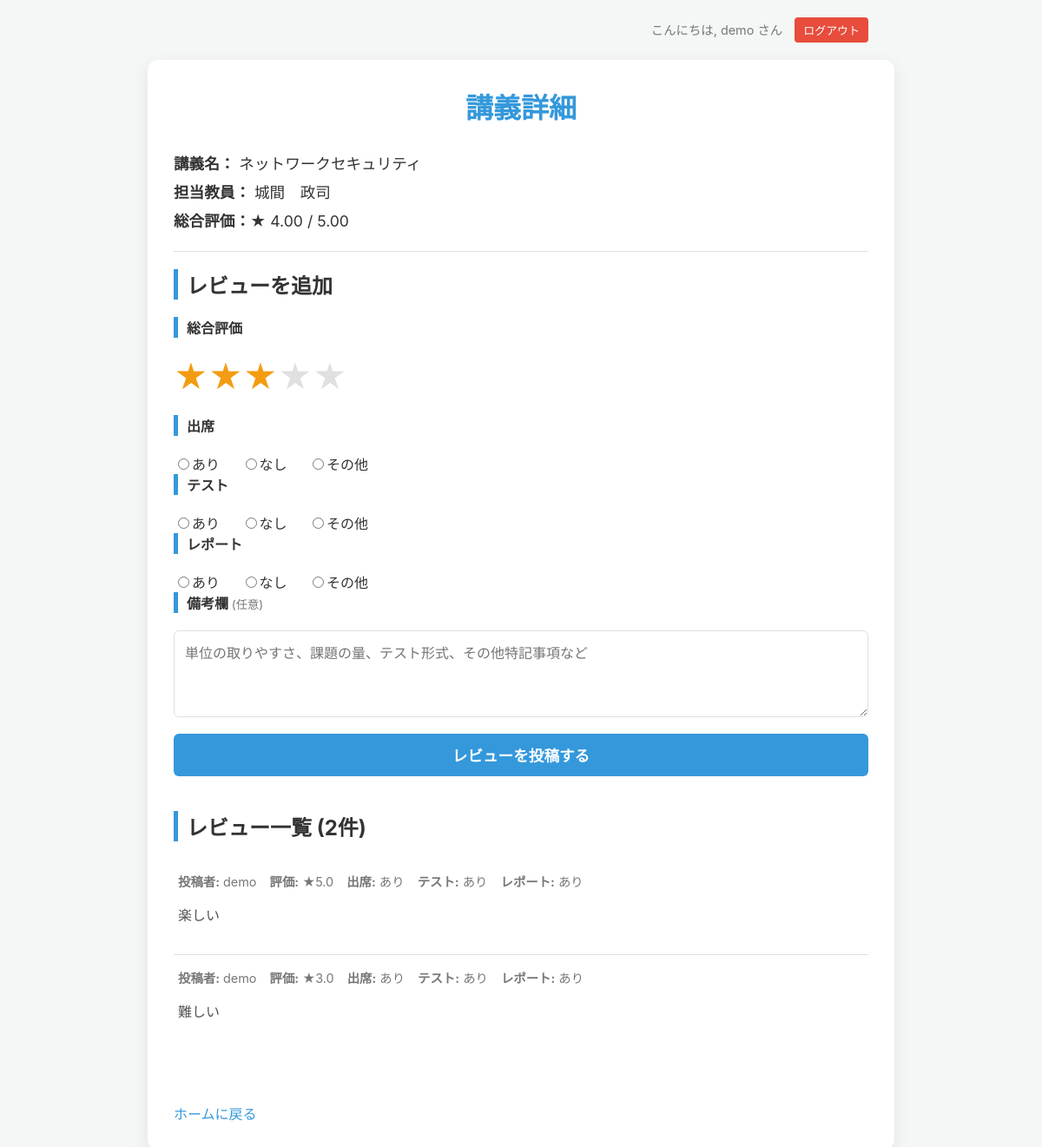
Before: /course/1 (signed in) with the older database file.
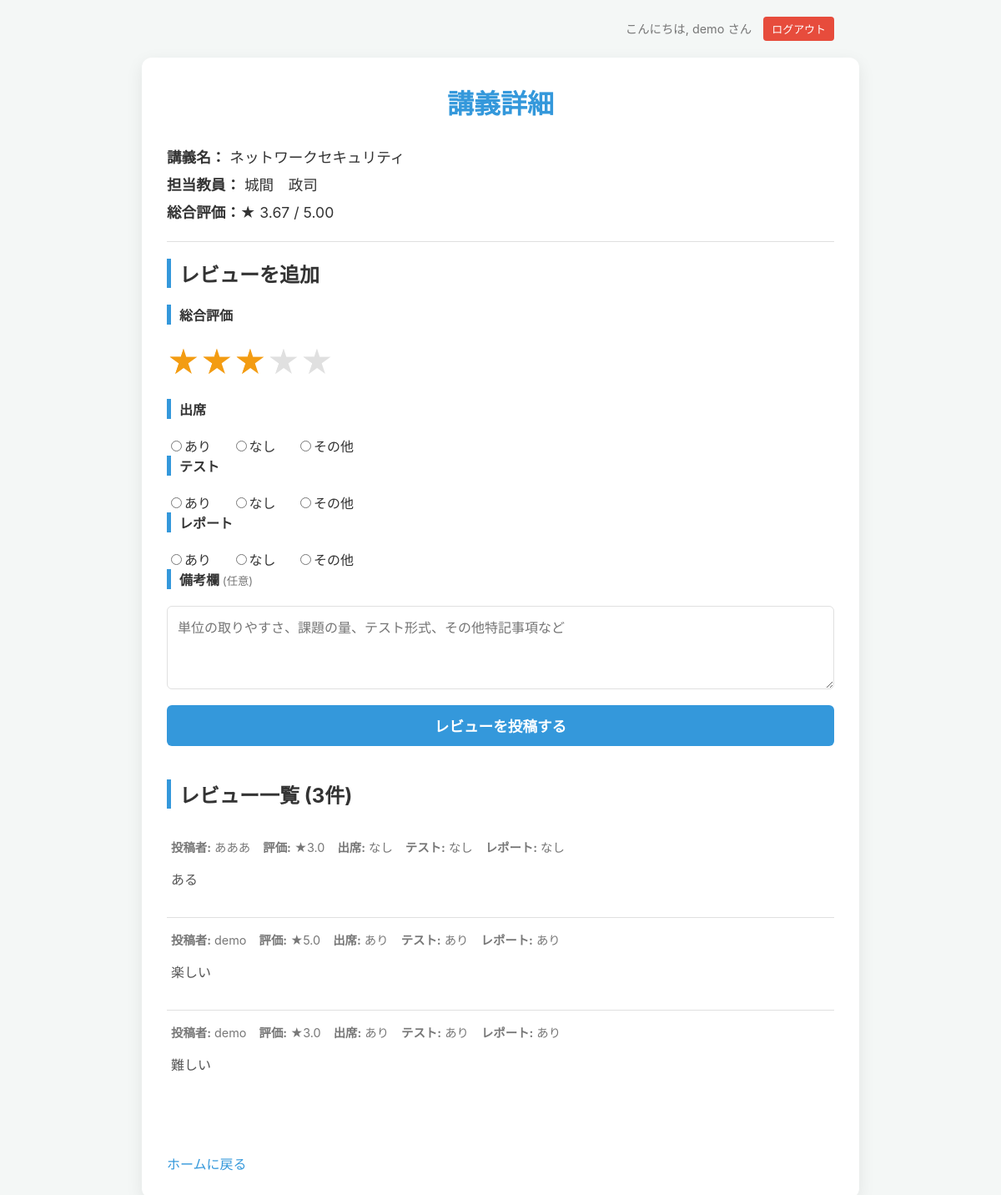
After: the same page with the newer database file.
### app.py (models this page shows)
class User(UserMixin, db.Model):
    id = db.Column(db.Integer, primary_key=True)
    username = db.Column(db.String(150), nullable=False, unique=True)
    email = db.Column(db.String(150), nullable=False, unique=True)
    password = db.Column(db.String(150), nullable=False)
    is_verified = db.Column(db.Boolean, nullable=False, default=False)
    reviews = db.relationship('Review', backref='author', lazy=True)

class Course(db.Model):
    id = db.Column(db.Integer, primary_key=True)
    name = db.Column(db.String(100), nullable=False, unique=True)
    teacher = db.Column(db.String(100), nullable=False)
    reviews = db.relationship('Review', backref='course', lazy=True, cascade="all, delete-orphan")
    @property
    def star_rating(self):
        if not self.reviews: return "評価なし"
        avg = sum(r.rating for r in self.reviews) / len(self.reviews)
        return f"{avg:.2f}"

class Review(db.Model):
    id = db.Column(db.Integer, primary_key=True)
    review = db.Column(db.Text, nullable=True)
    rating = db.Column(db.Float, nullable=False)
    attendance = db.Column(db.String(10), nullable=False)
    test = db.Column(db.String(10), nullable=False)
    report = db.Column(db.String(10), nullable=False)
    course_id = db.Column(db.Integer, db.ForeignKey('course.id'), nullable=False)
    user_id = db.Column(db.Integer, db.ForeignKey('user.id'), nullable=False)

### app.py (the view)
@app.route('/course/<int:id>')
@login_required
def course_detail(id):
    course = Course.query.get_or_404(id)
    return render_template('detail.html', course=course)

### app.py (called while the page is built)
@login_manager.user_loader
def load_user(user_id):
    return User.query.get(int(user_id))

### templates/detail.html (shortened to what this page needs)
<!DOCTYPE html>
<html lang="ja">
<head>
    <link rel="stylesheet" href="{{ url_for('static', filename='style.css') }}">
</head>
<body>
    <div class="user-header">
        <span>こんにちは, {{ current_user.username }} さん</span>
        <a href="{{ url_for('logout') }}" class="btn-logout">ログアウト</a>
    </div>
    <div class="container">
        <header class="main-header">
            <h1>講義詳細</h1>
        </header>
        <section class="course-info">
            <p><strong>講義名：</strong> {{ course.name }}</p>
            <p><strong>担当教員：</strong> {{ course.teacher }}</p>
            <p><strong>総合評価：</strong>★ {{ course.star_rating }} / 5.00</p>
        </section>
        <section>
            <h2>レビューを追加</h2>
            <form action="{{ url_for('add_review', id=course.id) }}" method="post">
                <h4>総合評価</h4>
                <div class="star-rating-input">
                    <input type="radio" id="rating-5" name="rating" value="5.0" required><label class="star half-right" for="rating-5">★</label>
                    <input type="radio" id="rating-4.5" name="rating" value="4.5"><label class="star half" for="rating-4.5">★</label>
                    <input type="radio" id="rating-4" name="rating" value="4.0"><label class="star half-right" for="rating-4">★</label>
                    <input type="radio" id="rating-3.5" name="rating" value="3.5"><label class="star half" for="rating-3.5">★</label>
                    <input type="radio" id="rating-3" name="rating" value="3.0" checked><label class="star half-right" for="rating-3">★</label>
                    <input type="radio" id="rating-2.5" name="rating" value="2.5"><label class="star half" for="rating-2.5">★</label>
                    <input type="radio" id="rating-2" name="rating" value="2.0"><label class="star half-right" for="rating-2">★</label>
                    <input type="radio" id="rating-1.5" name="rating" value="1.5"><label class="star half" for="rating-1.5">★</label>
                    <input type="radio" id="rating-1" name="rating" value="1.0"><label class="star half-right" for="rating-1">★</label>
                    <input type="radio" id="rating-0.5" name="rating" value="0.5"><label class="star half" for="rating-0.5">★</label>
                </div>
                <h4>出席</h4>
                <div class="radio-group">
                    <label><input type="radio" name="attendance" value="あり" required>あり</label>
                    <label><input type="radio" name="attendance" value="なし">なし</label>
                    <label><input type="radio" name="attendance" value="その他">その他</label>
                </div>
                <h4>テスト</h4>
                <div class="radio-group">
                    <label><input type="radio" name="test" value="あり" required>あり</label>
                    <label><input type="radio" name="test" value="なし">なし</label>
                    <label><input type="radio" name="test" value="その他">その他</label>
                </div>
                <h4>レポート</h4>
                <div class="radio-group">
                    <label><input type="radio" name="report" value="あり" required>あり</label>
                    <label><input type="radio" name="report" value="なし">なし</label>
                    <label><input type="radio" name="report" value="その他">その他</label>
                </div>
                <h4>備考欄 <small style="font-weight:normal; color:var(--light-text-color)">(任意)</small></h4>
                <textarea name="review" placeholder="単位の取りやすさ、課題の量、テスト形式、その他特記事項など"></textarea>
                <button type="submit" class="btn">レビューを投稿する</button>
            </form>
        </section>
        <section>
            <h2>レビュー一覧 ({{ course.reviews|length }}件)</h2>
            {% if course.reviews %}
            <table class="review-table">
                {% for review in course.reviews | reverse %}
                <tr>
                    <td>
                        <div class="review-meta">
                            <span><strong>投稿者:</strong> {{ review.author.username }}</span>
                            <span><strong>評価:</strong> ★{{ "%.1f"|format(review.rating) }}</span>
                            <span><strong>出席:</strong> {{ review.attendance }}</span>
                            <span><strong>テスト:</strong> {{ review.test }}</span>
                            <span><strong>レポート:</strong> {{ review.report }}</span>
                        </div>
                        {% if review.review %}
                        <p class="review-text">{{ review.review }}</p>
                        {% endif %}
                    </td>
                </tr>
                {% endfor %}
            </table>
            {% else %}
            <p>この講義にはまだレビューがありません。</p>
            {% endif %}
        </section>
        <a href="{{ url_for('index') }}" class="back-link">ホームに戻る</a>
    </div>
</body>
</html>

### static/style.css (style rules this page uses)
:root { --primary-color: #3498db; --primary-hover-color: #2980b9; --success-color: #2ecc71; --success-hover-color: #27ae60; --danger-color: #e74c3c; --warning-color: #f39c12; --info-color: #3498db; --guest-color: #95a5a6; --guest-hover-color: #7f8c8d; --bg-color: #f4f7f6; --text-color: #333; --light-text-color: #777; --border-color: #e0e0e0; --card-bg-color: #ffffff; --shadow-color: rgba(0, 0, 0, 0.08); }
body { font-family: -apple-system, BlinkMacSystemFont, 'Helvetica Neue', Arial, 'Hiragino Kaku Gothic ProN', 'Hiragino Sans', Meiryo, sans-serif; background-color: var(--bg-color); color: var(--text-color); margin: 0; padding: 20px; font-size: 16px; }
.container { max-width: 800px; margin: 20px auto; background: var(--card-bg-color); padding: 30px; border-radius: 12px; box-shadow: 0 6px 20px var(--shadow-color); }
a { color: var(--primary-color); text-decoration: none; transition: color 0.2s; }
.user-header { max-width: 800px; margin: 0 auto 10px; padding: 0 10px; text-align: right; font-size: 0.9em; color: var(--light-text-color); }
.main-header { text-align: center; margin-bottom: 30px; }
.main-header h1 { color: var(--primary-color); margin: 0; font-weight: 600; }
input[type="text"], input[type="email"], input[type="password"], textarea { width: 100%; padding: 12px; margin-bottom: 15px; border: 1px solid var(--border-color); border-radius: 6px; box-sizing: border-box; font-size: 1em; transition: border-color 0.2s, box-shadow 0.2s; }
textarea { resize: vertical; min-height: 100px; }
.btn { width: 100%; padding: 12px; color: #fff; border: none; border-radius: 6px; cursor: pointer; font-size: 1.1em; font-weight: bold; transition: background-color 0.2s; background-color: var(--primary-color); text-decoration: none !important; box-sizing: border-box; }
.btn-logout { display: inline-block; padding: 5px 10px; background-color: var(--danger-color); color: #fff; border-radius: 4px; margin-left: 10px; font-size: 0.9em; }
.course-info { border-bottom: 1px solid var(--border-color); padding-bottom: 15px; margin-bottom: 20px; }
.course-info p { margin: 8px 0; font-size: 1.1em; }
section { margin-bottom: 40px; }
section h2, section h4 { margin-top: 0; border-left: 5px solid var(--primary-color); padding-left: 10px; margin-bottom: 20px; }
.review-table, .search-results-table { width: 100%; border-collapse: collapse; margin-bottom: 20px; }
.review-table tr:not(:last-child) { border-bottom: 1px solid var(--border-color); }
.review-table td, .search-results-table td { padding: 15px 5px; }
.review-meta { font-size: 0.9em; color: var(--light-text-color); margin-bottom: 10px; display: flex; flex-wrap: wrap; gap: 15px; }
.review-meta span { white-space: nowrap; }
.review-text { line-height: 1.7; white-space: pre-wrap; color: #555; }
.radio-group label { margin-right: 20px; }
.back-link { display: inline-block; margin-top: 20px; }
.star-rating-input { display: flex; flex-direction: row-reverse; justify-content: flex-end; font-size: 2.5em; margin-bottom: 20px; }
.star-rating-input .star { position: relative; display: block; width: 1em; cursor: pointer; color: #e0e0e0; transition: color 0.2s; }
.star-rating-input .star.half { width: 0.5em; overflow: hidden; }
.star-rating-input .star.half-right { width: 0.5em; overflow: hidden; direction: rtl; }
.star-rating-input .star.half::before { content: '★'; position: absolute; width: 1em; }
.star-rating-input label:hover, .star-rating-input label:hover ~ label, .star-rating-input input:checked ~ label { color: var(--warning-color); }

Changed rows visible on the page:
computed for Review "難しい": star_rating "4.00" → "3.67"
added Review: author.username "あああ", rating "3.0", attendance "なし", test "なし", report "なし", review "ある"
Other visible differences:
{{ course.reviews|length }}: "2" → "3"
